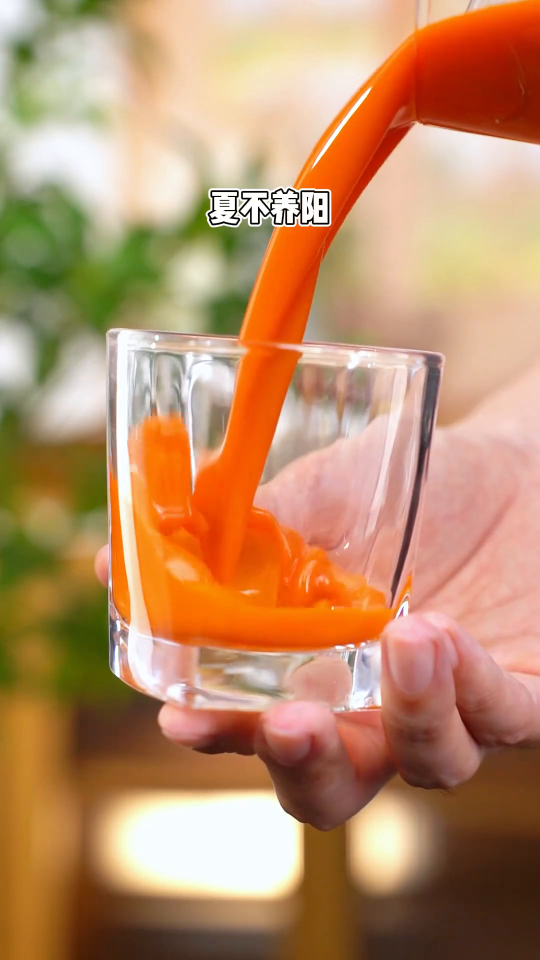
#> input picture frame 10 of videos/segment_001.mp4, 1080 x 1920 px, given in place of test_video_with_subtitle.mp4, which was not available (shown at 1/2 size)
$ python final_verification.py
#> lines starting #> are read from the running program, lines starting #| are printed output that depends on the picture; pictures that were not available may be replaced by others from this repository, and a replacement may not be noted
#!/usr/bin/env python3
# -*- coding: utf-8 -*-
"""
最终验证字幕去除效果
"""

import os
import cv2
import numpy as np

def analyze_subtitle_removal_effect():
    """分析字幕去除效果"""

    print(f"\n{'='*80}")
    print("最终验证：字幕去除效果分析")
    print(f"{'='*80}")

    # 视频路径
    original_video = "/home/jiarui/software/video-subtitle-remover/videos/test_video_with_subtitle.mp4"
    first_attempt = "/home/jiarui/software/video-subtitle-remover/videos/test_video_with_subtitle_no_subtitle_timed.mp4"
    corrected_attempt = "/home/jiarui/software/video-subtitle-remover/videos/test_video_corrected_regions.mp4"

    # 测试帧
    test_frames = [10, 50, 100, 200, 250]

    print(f"对比视频:")
    print(f"1. 原始视频: test_video_with_subtitle.mp4")
    print(f"2. 首次处理: test_video_with_subtitle_no_subtitle_timed.mp4")
    print(f"3. 修正处理: test_video_corrected_regions.mp4")
    print(f"\n分析帧: {test_frames}")
    print(f"{'='*80}")

    for frame_no in test_frames:
        print(f"\n📋 帧 {frame_no} (时间: {frame_no/30:.1f}s):")

        # 读取三个版本的帧
        cap_orig = cv2.VideoCapture(original_video)
        cap_first = cv2.VideoCapture(first_attempt)
        cap_corrected = cv2.VideoCapture(corrected_attempt)

        cap_orig.set(cv2.CAP_PROP_POS_FRAMES, frame_no)
        cap_first.set(cv2.CAP_PROP_POS_FRAMES, frame_no)
        cap_corrected.set(cv2.CAP_PROP_POS_FRAMES, frame_no)

        ret1, orig = cap_orig.read()
#> orig is the input picture: shape (1920, 1080, 3); mean B, G, R 105.1, 142.5, 188.5
        ret2, first = cap_first.read()
        ret3, corrected = cap_corrected.read()

        if ret1 and ret2 and ret3:
            # 计算差异
            diff_first = cv2.absdiff(orig, first)
#> diff_first: shape (1920, 1080, 3); every value is 0
            diff_corrected = cv2.absdiff(orig, corrected)

            # 转换为灰度并计算统计
            diff_first_gray = cv2.cvtColor(diff_first, cv2.COLOR_BGR2GRAY)
#> diff_first_gray: shape (1920, 1080); every value is 0
            diff_corrected_gray = cv2.cvtColor(diff_corrected, cv2.COLOR_BGR2GRAY)

            # 计算变化像素
            changed_first = np.count_nonzero(diff_first_gray > 10)
#> changed_first = 0
            changed_corrected = np.count_nonzero(diff_corrected_gray > 10)
#> changed_corrected = 0

            total_pixels = diff_first_gray.shape[0] * diff_first_gray.shape[1]
#> total_pixels = 2073600
            ratio_first = changed_first / total_pixels * 100
#> ratio_first = 0
            ratio_corrected = changed_corrected / total_pixels * 100
#> ratio_corrected = 0

            # 分析字幕区域（底部20%）
            height = orig.shape[0]
#> height = 1920
            subtitle_region = orig[int(height*0.8):, :]
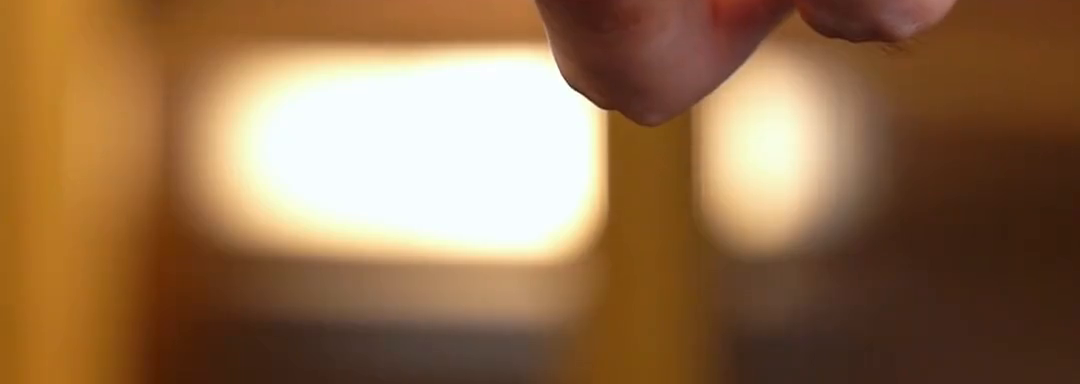
#> subtitle_region: shape (384, 1080, 3); mean B, G, R 78.1, 112, 147.3
            subtitle_first = first[int(height*0.8):, :]
            subtitle_corrected = corrected[int(height*0.8):, :]

            subtitle_diff_first = cv2.absdiff(subtitle_region, subtitle_first)
#> subtitle_diff_first: shape (384, 1080, 3); every value is 0
            subtitle_diff_corrected = cv2.absdiff(subtitle_region, subtitle_corrected)

            subtitle_diff_first_gray = cv2.cvtColor(subtitle_diff_first, cv2.COLOR_BGR2GRAY)
#> subtitle_diff_first_gray: shape (384, 1080); every value is 0
            subtitle_diff_corrected_gray = cv2.cvtColor(subtitle_diff_corrected, cv2.COLOR_BGR2GRAY)

            subtitle_changed_first = np.count_nonzero(subtitle_diff_first_gray > 10)
#> subtitle_changed_first = 0
            subtitle_changed_corrected = np.count_nonzero(subtitle_diff_corrected_gray > 10)
#> subtitle_changed_corrected = 0

            subtitle_pixels = subtitle_diff_first_gray.shape[0] * subtitle_diff_first_gray.shape[1]
#> subtitle_pixels = 414720
            subtitle_ratio_first = subtitle_changed_first / subtitle_pixels * 100 if subtitle_pixels > 0 else 0
#> subtitle_ratio_first = 0
            subtitle_ratio_corrected = subtitle_changed_corrected / subtitle_pixels * 100 if subtitle_pixels > 0 else 0
#> subtitle_ratio_corrected = 0

            print(f"   全帧变化:")
            print(f"     首次处理: {ratio_first:.2f}% ({changed_first}/{total_pixels})")
#|      首次处理: 0.00% (0/2073600)
            print(f"     修正处理: {ratio_corrected:.2f}% ({changed_corrected}/{total_pixels})")
#|      修正处理: 0.00% (0/2073600)

            print(f"   字幕区域变化 (底部20%):")
            print(f"     首次处理: {subtitle_ratio_first:.2f}% ({subtitle_changed_first}/{subtitle_pixels})")
#|      首次处理: 0.00% (0/414720)
            print(f"     修正处理: {subtitle_ratio_corrected:.2f}% ({subtitle_changed_corrected}/{subtitle_pixels})")
#|      修正处理: 0.00% (0/414720)

            # 判断哪个效果更好
            if subtitle_ratio_corrected > subtitle_ratio_first * 2:
                print(f"   ✅ 修正处理效果更好 (字幕区域变化更大)")
            elif subtitle_ratio_first > subtitle_ratio_corrected * 2:
                print(f"   ⚠️  首次处理效果更好 (字幕区域变化更大)")
            else:
                print(f"   🤔 两次处理效果相近")

            # 保存三方对比图
            comparison_dir = "final_comparison"
            os.makedirs(comparison_dir, exist_ok=True)

            # 创建三方对比
            comparison = np.hstack([orig, first, corrected])
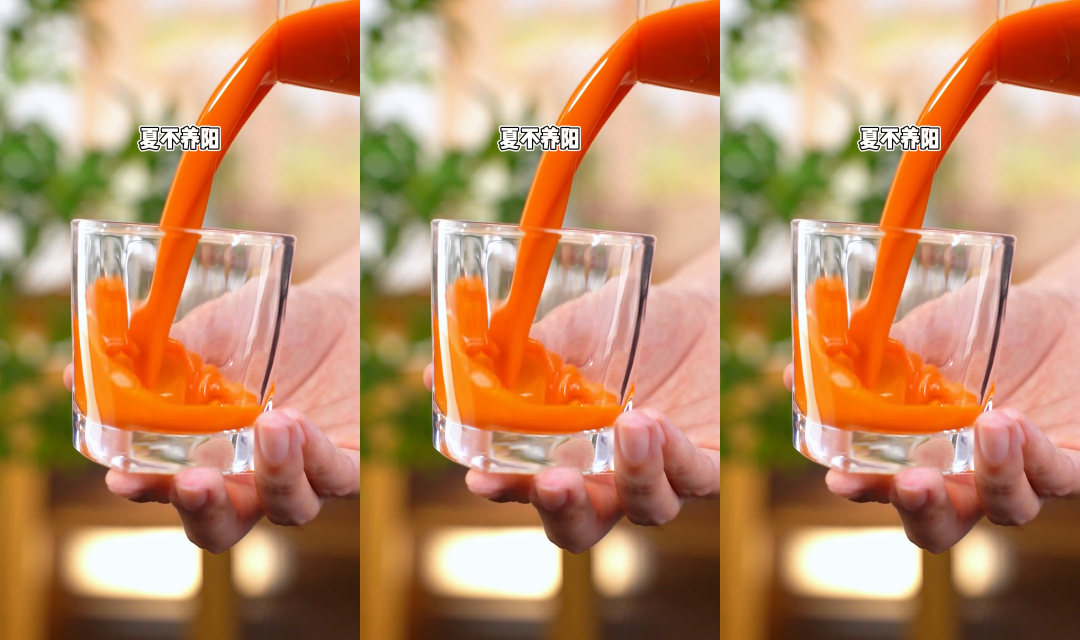
#> comparison: shape (1920, 3240, 3) (shown at 1/3 size); mean B, G, R 105.1, 142.5, 188.5

            # 添加标签
            label_height = 60
            labeled_comparison = np.zeros((comparison.shape[0] + label_height, comparison.shape[1], 3), dtype=np.uint8)
            labeled_comparison[label_height:, :] = comparison
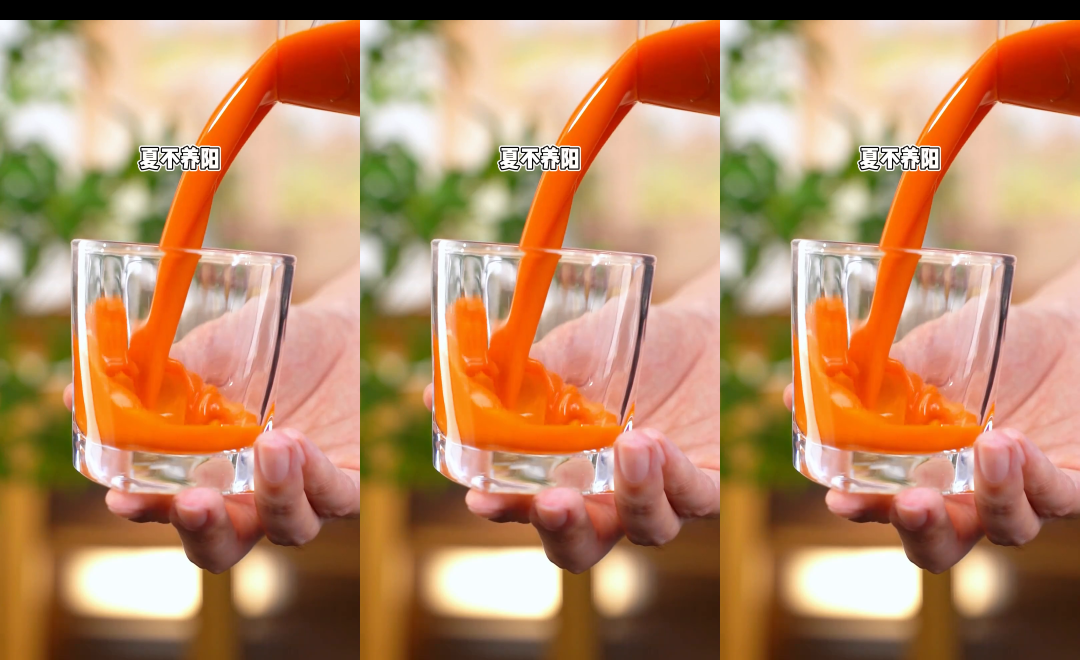
#> labeled_comparison: shape (1980, 3240, 3) (shown at 1/3 size); mean B, G, R 102, 138.2, 182.8

            # 添加文字标签
            cv2.putText(labeled_comparison, "ORIGINAL", (50, 40), cv2.FONT_HERSHEY_SIMPLEX, 1.2, (255, 255, 255), 2)
            cv2.putText(labeled_comparison, "FIRST ATTEMPT", (orig.shape[1] + 50, 40), cv2.FONT_HERSHEY_SIMPLEX, 1.2, (255, 255, 0), 2)
            cv2.putText(labeled_comparison, "CORRECTED", (orig.shape[1] + first.shape[1] + 50, 40), cv2.FONT_HERSHEY_SIMPLEX, 1.2, (0, 255, 0), 2)

            comp_path = os.path.join(comparison_dir, f"final_comparison_frame_{frame_no:04d}.jpg")
            cv2.imwrite(comp_path, labeled_comparison)

        cap_orig.release()
        cap_first.release()
        cap_corrected.release()
#> pass 2 of the loop in analyze_subtitle_removal_effect, `for frame_no in test_frames:`:
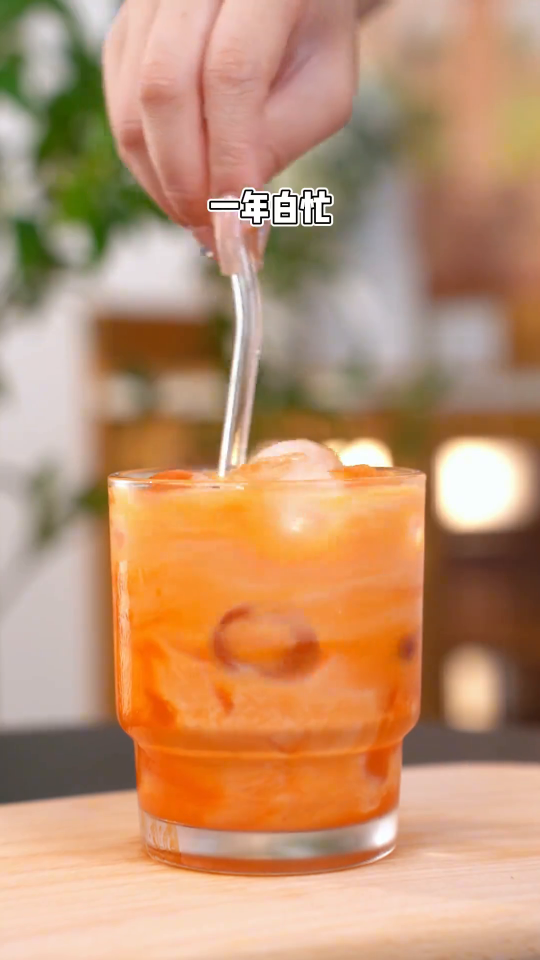
#> input picture frame 50 of videos/segment_001.mp4, 1080 x 1920 px, given in place of test_video_with_subtitle.mp4, which was not available (shown at 1/2 size)
#> in analyze_subtitle_removal_effect, orig is the input picture: shape (1920, 1080, 3); mean B, G, R 112.2, 146.1, 190.2
#> in analyze_subtitle_removal_effect, `subtitle_region = orig[int(height*0.8):, :]`:
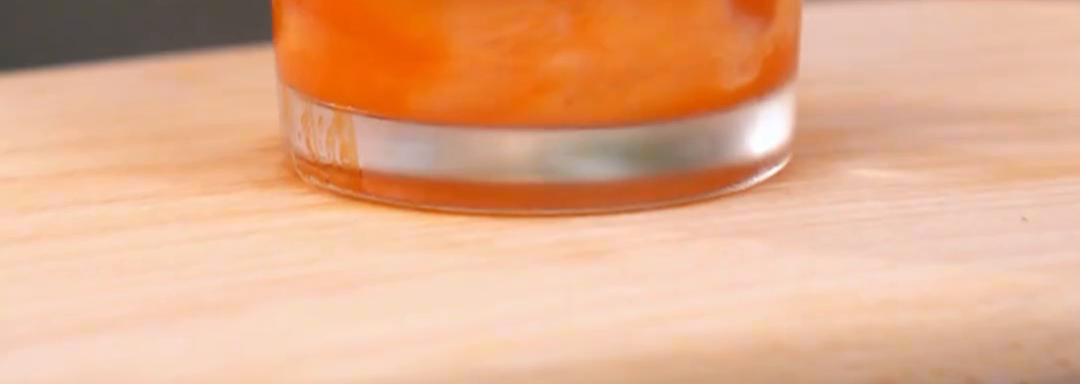
#> subtitle_region: shape (384, 1080, 3); mean B, G, R 139.3, 173.2, 226.6
#|      首次处理: 0.00% (0/2073600)
#|      修正处理: 0.00% (0/2073600)
#|      首次处理: 0.00% (0/414720)
#|      修正处理: 0.00% (0/414720)
#> in analyze_subtitle_removal_effect, `labeled_comparison[label_height:, :] = comparison`:
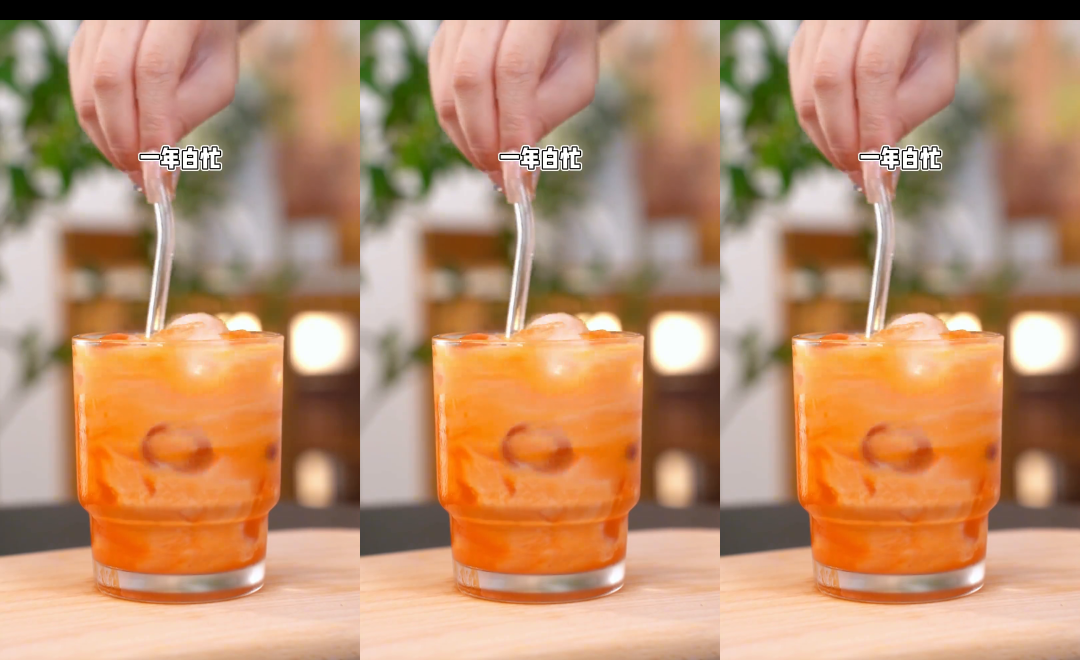
#> labeled_comparison: shape (1980, 3240, 3) (shown at 1/3 size); mean B, G, R 108.8, 141.6, 184.4
#> pass 3 of the loop in analyze_subtitle_removal_effect, `for frame_no in test_frames:`:
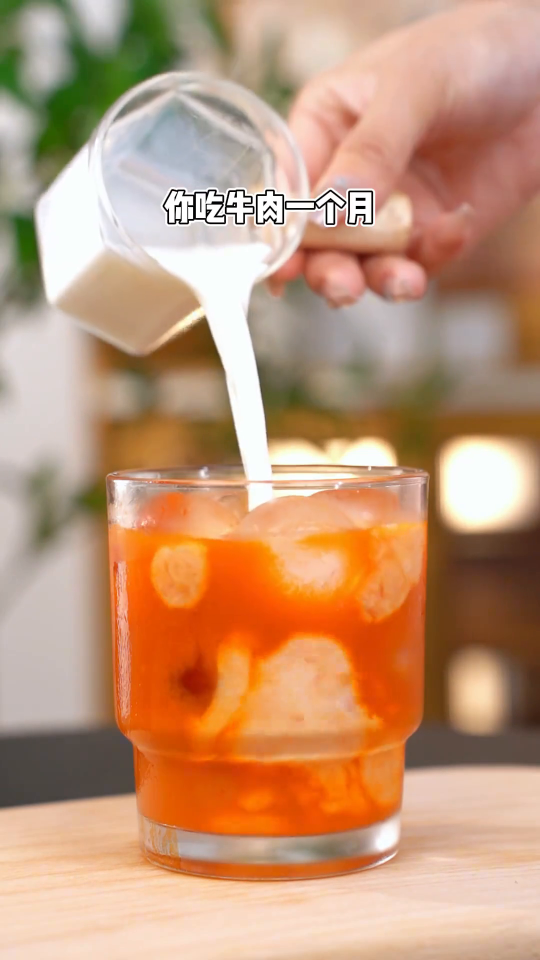
#> input picture frame 100 of videos/segment_001.mp4, 1080 x 1920 px, given in place of test_video_with_subtitle.mp4, which was not available (shown at 1/2 size)
#> in analyze_subtitle_removal_effect, orig is the input picture: shape (1920, 1080, 3); mean B, G, R 119.1, 150.6, 194.1
#> in analyze_subtitle_removal_effect, `subtitle_region = orig[int(height*0.8):, :]`:
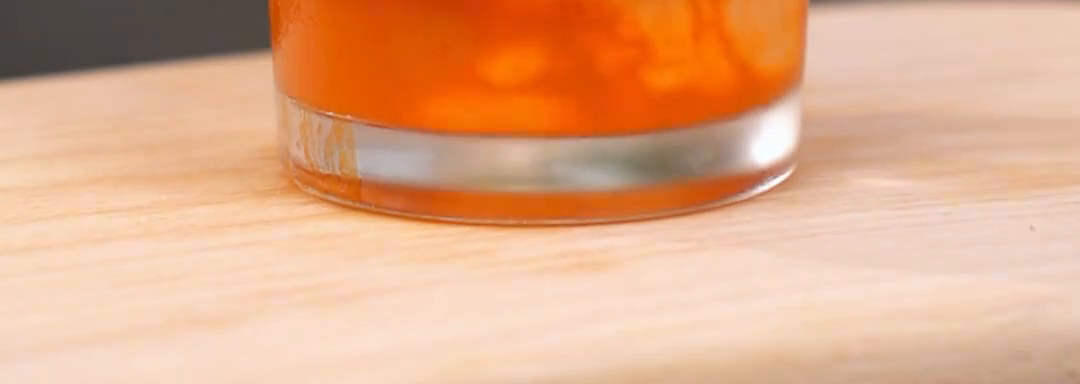
#> subtitle_region: shape (384, 1080, 3); mean B, G, R 136.9, 171.9, 224.9
#|      首次处理: 0.00% (0/2073600)
#|      修正处理: 0.00% (0/2073600)
#|      首次处理: 0.00% (0/414720)
#|      修正处理: 0.00% (0/414720)
#> in analyze_subtitle_removal_effect, `labeled_comparison[label_height:, :] = comparison`:
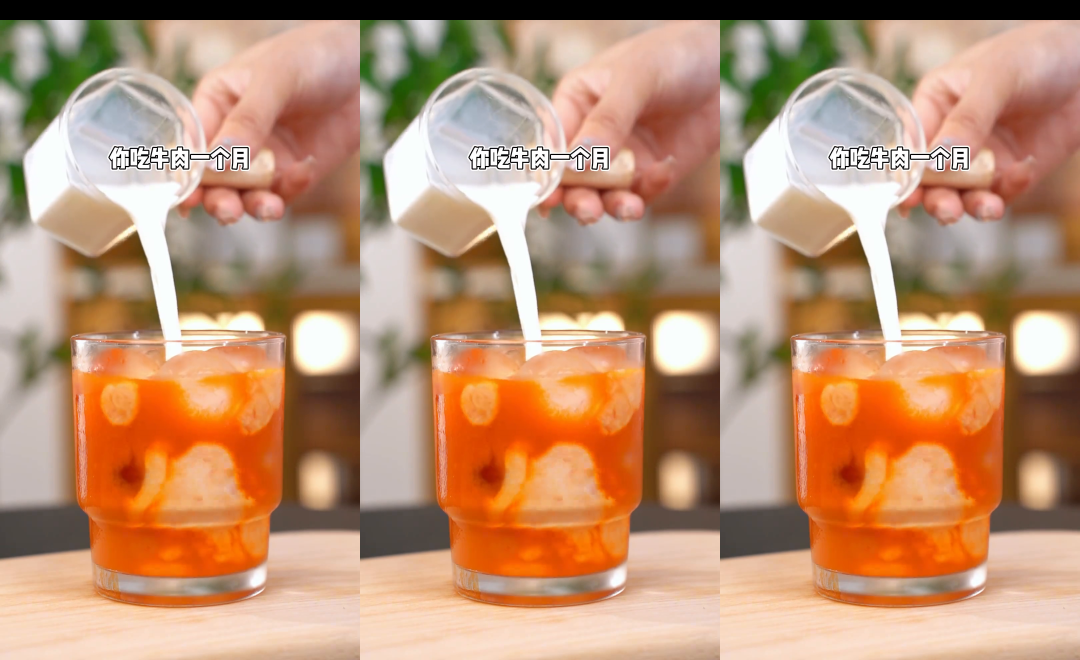
#> labeled_comparison: shape (1980, 3240, 3) (shown at 1/3 size); mean B, G, R 115.5, 146.1, 188.2
#> the loop made 5 passes; the first 3 are shown

    print(f"\n{'='*80}")
    print("总结")
    print(f"{'='*80}")
    print("1. 检查 final_comparison/ 目录中的对比图片")
    print("2. 每张图显示：原始 | 首次处理 | 修正处理")
    print("3. 重点观察字幕区域（底部）的变化效果")
    print("4. 如果修正处理的字幕区域变化明显更大，说明修正成功")

    # 检查原视频分辨率信息
    cap = cv2.VideoCapture(original_video)
    width = int(cap.get(cv2.CAP_PROP_FRAME_WIDTH))
    height = int(cap.get(cv2.CAP_PROP_FRAME_HEIGHT))
    cap.release()

    print(f"\n视频分辨率: {width}x{height}")
    print(f"字幕区域估计: 底部20% (Y坐标 {int(height*0.8)} - {height})")

    # 对比区域坐标
    print(f"\n区域坐标对比:")
    print(f"首次处理 (错误): (108, 1632) - 超出视频高度!")
    print(f"修正处理 (正确): (54, {int(height*0.8)}) - 在视频范围内")

    print(f"\n📸 三方对比图已保存到: final_comparison/")
    print("请查看对比图片确认字幕去除效果")


if __name__ == "__main__":
    analyze_subtitle_removal_effect()
